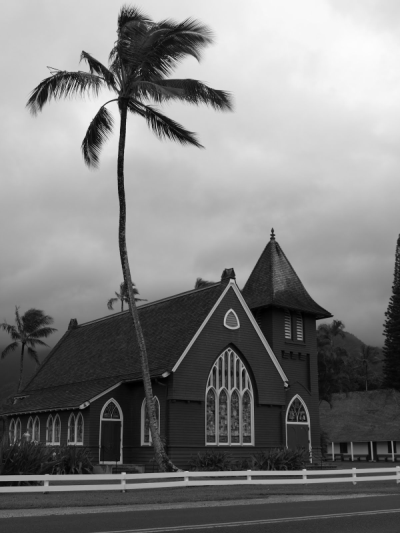
%> input picture ComputerVision/EdgesCorners/corners1.png, 400 x 533 px
$ octave cornerDetect.m   (GNU Octave 9; MATLAB toolbox functions it lacks are replaced by stand-ins)
%> lines starting %> are read from the running program, lines starting %| are printed output that depends on the picture; in (x1, y1, x2, y2) boxes, pixels count from 0 and x2, y2 are one past the last pixel; in counts of white or black regions, pixels touching at a corner belong together; the program's own positions count from 1
I = rgb2gray(im2double(imread('corners1.png')));    %read image
%> I: size 533x400 double; min 0, max 0.992, mean 0.499
%define parameters-----------------------------------------
sigma = 1.3;            %deviation of Gaussian filter(differentiation scale)
rho = 3;                %deviation of Gaussian filter(integration scale)
k = 0.05;               %cornerness criterion constant
theta_corn = .01;       %threshold

%----------------------------------------------------------
n1 = ceil(3*sigma)*2 + 1;                   %dimensions of Gaussian filters
n2 = ceil(3*rho)*2 + 1;

Gsigma = fspecial('gaussian', n1, sigma);   %create gaussian filters
Grho = fspecial('gaussian', n2, rho);

Isigma = conv2(I, Gsigma, 'same');          %smoothing image
[FX, FY] = gradient(Isigma);                %calculate image gradient
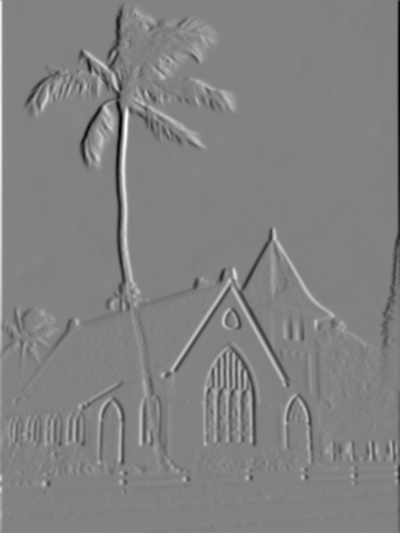
%> FX: size 533x400 double; min -0.22, max 0.211, mean -5.91e-05; drawn with min black and max white
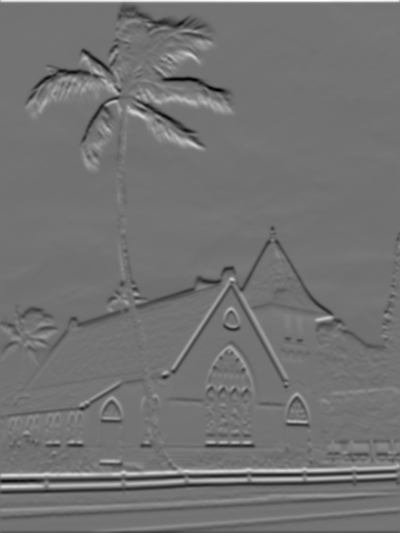
%> FY: size 533x400 double; min -0.184, max 0.222, mean -0.000679; drawn with min black and max white

Ix = FX.^2;                                 %calculate elements of matrix
Ixy = FX.*FY;                               % J = [J1 J2; J2 J3]
Iy = FY.^2;
J1 = conv2(Ix, Grho, 'same');
J2 = conv2(Ixy, Grho, 'same');
J3 = conv2(Iy, Grho, 'same');
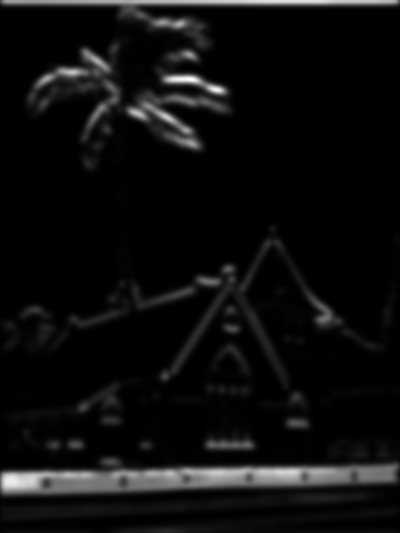
%> J3: size 533x400 double; min 1.18e-08, max 0.0114, mean 0.000634; drawn with min black and max white

lambda1 = .5*(J1 + J3 + sqrt((J1 - J3).^2 + 4*J2.^2));  %calculate eigenvalues of J
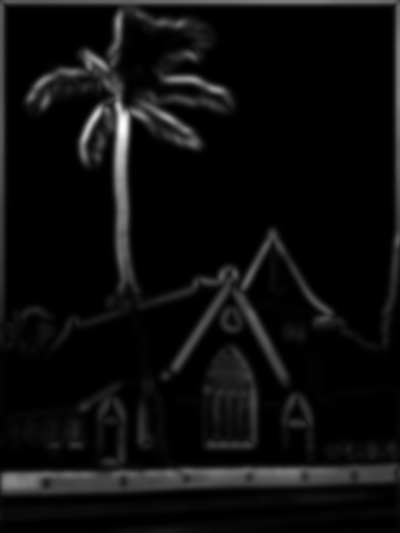
%> lambda1: size 533x400 double; min 1.44e-08, max 0.02, mean 0.00111; drawn with min black and max white
lambda2 = .5*(J1 + J3 - sqrt((J1 - J3).^2 + 4*J2.^2));

R = lambda1.*lambda2 - k*(lambda1 + lambda2).^2;    %calculate cornerness criterion
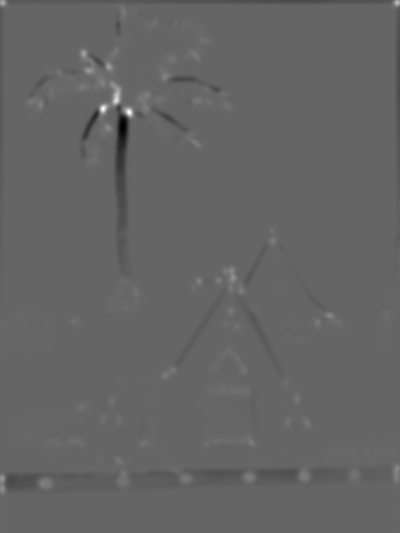
%> R: size 533x400 double; min -1.97e-05, max 2.96e-05, mean -7.5e-08; drawn with min black and max white
Rmax = max(R(:));
%> Rmax = 2.96e-05
B_sq = strel('square', 3);                          %define structuring element

Cond1 = (R == imdilate(R, B_sq));                   %conditions for corners
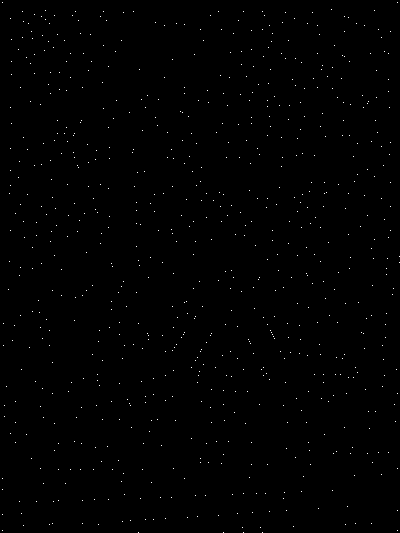
%> Cond1: size 533x400 logical; 0.36% white in thin lines or dots
Cond2 = (R > theta_corn*Rmax);
%> Cond2: size 533x400 logical; 7.2% white; 65 white regions (8 under 20 px), largest, box (x1, y1, x2, y2) and area: (43, 36, 172, 168) 4396, (107, 278, 142, 312) 713, (180, 18, 214, 64) 700
Corners = Cond1 & Cond2;                            %image corners
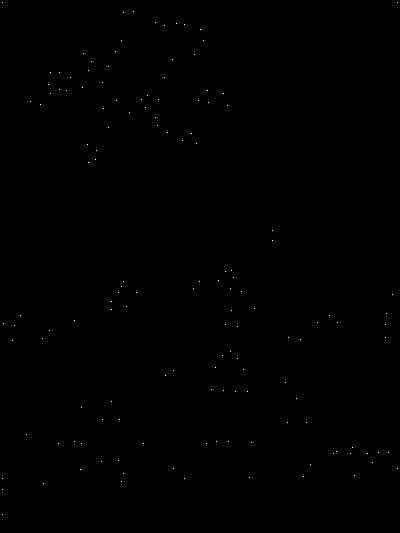
%> Corners: size 533x400 logical; 0.07% white in thin lines or dots
%> (the run ends here)
